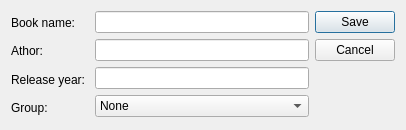
<?xml version="1.0" encoding="UTF-8"?>
<ui version="4.0">
 <class>addBook</class>
 <widget class="QDialog" name="addBook">
  <property name="geometry">
   <rect>
    <x>0</x>
    <y>0</y>
    <width>406</width>
    <height>130</height>
   </rect>
  </property>
  <property name="windowTitle">
   <string>Dialog</string>
  </property>
  <layout class="QVBoxLayout" name="verticalLayout_4">
   <item>
    <layout class="QHBoxLayout" name="horizontalLayout_2">
     <item>
      <layout class="QHBoxLayout" name="horizontalLayout">
       <item>
        <layout class="QVBoxLayout" name="verticalLayout_2">
         <item>
          <widget class="QLabel" name="lblBookName">
           <property name="text">
            <string>Book name: </string>
           </property>
          </widget>
         </item>
         <item>
          <widget class="QLabel" name="lblAthor">
           <property name="text">
            <string>Athor: </string>
           </property>
          </widget>
         </item>
         <item>
          <widget class="QLabel" name="lblRelease">
           <property name="text">
            <string>Release year: </string>
           </property>
          </widget>
         </item>
         <item>
          <widget class="QLabel" name="lblGroup">
           <property name="text">
            <string>Group: </string>
           </property>
          </widget>
         </item>
        </layout>
       </item>
       <item>
        <layout class="QVBoxLayout" name="verticalLayout">
         <item>
          <widget class="QLineEdit" name="lneBookName"/>
         </item>
         <item>
          <widget class="QLineEdit" name="lneAthor"/>
         </item>
         <item>
          <widget class="QLineEdit" name="lneRelease"/>
         </item>
         <item>
          <widget class="QComboBox" name="comboGroup">
           <item>
            <property name="text">
             <string>None</string>
            </property>
           </item>
           <item>
            <property name="text">
             <string>Biography</string>
            </property>
           </item>
           <item>
            <property name="text">
             <string>Business</string>
            </property>
           </item>
           <item>
            <property name="text">
             <string>Children</string>
            </property>
           </item>
           <item>
            <property name="text">
             <string>Dictionary</string>
            </property>
           </item>
           <item>
            <property name="text">
             <string>English literature</string>
            </property>
           </item>
           <item>
            <property name="text">
             <string>Fiction</string>
            </property>
           </item>
           <item>
            <property name="text">
             <string>History</string>
            </property>
           </item>
           <item>
            <property name="text">
             <string>Medicine</string>
            </property>
           </item>
           <item>
            <property name="text">
             <string>Music</string>
            </property>
           </item>
           <item>
            <property name="text">
             <string>Novel</string>
            </property>
           </item>
           <item>
            <property name="text">
             <string>Persian literature</string>
            </property>
           </item>
           <item>
            <property name="text">
             <string>Religious</string>
            </property>
           </item>
           <item>
            <property name="text">
             <string>Sci-fic</string>
            </property>
           </item>
           <item>
            <property name="text">
             <string>Science</string>
            </property>
           </item>
          </widget>
         </item>
        </layout>
       </item>
      </layout>
     </item>
     <item>
      <layout class="QVBoxLayout" name="verticalLayout_3">
       <item>
        <widget class="QPushButton" name="btnAdd">
         <property name="text">
          <string>Save</string>
         </property>
        </widget>
       </item>
       <item>
        <widget class="QPushButton" name="btnCancel">
         <property name="text">
          <string>Cancel</string>
         </property>
        </widget>
       </item>
       <item>
        <spacer name="verticalSpacer">
         <property name="orientation">
          <enum>Qt::Vertical</enum>
         </property>
         <property name="sizeHint" stdset="0">
          <size>
           <width>20</width>
           <height>40</height>
          </size>
         </property>
        </spacer>
       </item>
      </layout>
     </item>
    </layout>
   </item>
  </layout>
 </widget>
 <resources/>
 <connections/>
</ui>
